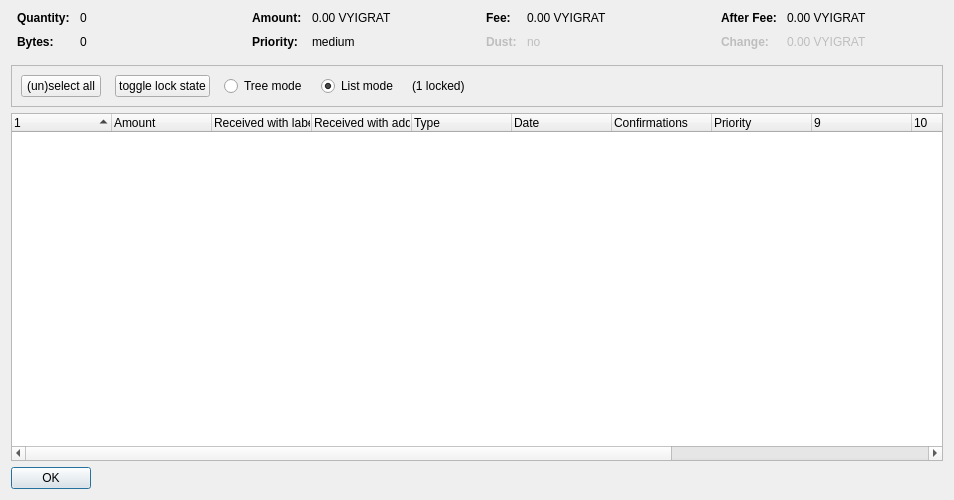
<?xml version="1.0" encoding="UTF-8"?>
<ui version="4.0">
 <class>CoinControlDialog</class>
 <widget class="QDialog" name="CoinControlDialog">
  <property name="geometry">
   <rect>
    <x>0</x>
    <y>0</y>
    <width>954</width>
    <height>500</height>
   </rect>
  </property>
  <property name="windowTitle">
   <string>Coin Selection</string>
  </property>
  <layout class="QVBoxLayout" name="verticalLayout">
   <item>
    <layout class="QHBoxLayout" name="horizontalLayoutTop" stretch="0,0,0,0">
     <property name="topMargin">
      <number>0</number>
     </property>
     <property name="bottomMargin">
      <number>10</number>
     </property>
     <item>
      <layout class="QFormLayout" name="formLayoutCoinControl1">
       <property name="horizontalSpacing">
        <number>10</number>
       </property>
       <property name="verticalSpacing">
        <number>10</number>
       </property>
       <property name="leftMargin">
        <number>6</number>
       </property>
       <property name="rightMargin">
        <number>6</number>
       </property>
       <item row="0" column="0">
        <widget class="QLabel" name="labelCoinControlQuantityText">
         <property name="font">
          <font>
           <weight>75</weight>
           <bold>true</bold>
          </font>
         </property>
         <property name="text">
          <string>Quantity:</string>
         </property>
        </widget>
       </item>
       <item row="0" column="1">
        <widget class="QLabel" name="labelCoinControlQuantity">
         <property name="cursor">
          <cursorShape>IBeamCursor</cursorShape>
         </property>
         <property name="contextMenuPolicy">
          <enum>Qt::ActionsContextMenu</enum>
         </property>
         <property name="text">
          <string notr="true">0</string>
         </property>
         <property name="textInteractionFlags">
          <set>Qt::LinksAccessibleByMouse|Qt::TextSelectableByKeyboard|Qt::TextSelectableByMouse</set>
         </property>
        </widget>
       </item>
       <item row="1" column="0">
        <widget class="QLabel" name="labelCoinControlBytesText">
         <property name="font">
          <font>
           <weight>75</weight>
           <bold>true</bold>
          </font>
         </property>
         <property name="text">
          <string>Bytes:</string>
         </property>
        </widget>
       </item>
       <item row="1" column="1">
        <widget class="QLabel" name="labelCoinControlBytes">
         <property name="cursor">
          <cursorShape>IBeamCursor</cursorShape>
         </property>
         <property name="contextMenuPolicy">
          <enum>Qt::ActionsContextMenu</enum>
         </property>
         <property name="text">
          <string notr="true">0</string>
         </property>
         <property name="textInteractionFlags">
          <set>Qt::LinksAccessibleByMouse|Qt::TextSelectableByKeyboard|Qt::TextSelectableByMouse</set>
         </property>
        </widget>
       </item>
      </layout>
     </item>
     <item>
      <layout class="QFormLayout" name="formLayoutCoinControl2">
       <property name="horizontalSpacing">
        <number>10</number>
       </property>
       <property name="verticalSpacing">
        <number>10</number>
       </property>
       <property name="leftMargin">
        <number>6</number>
       </property>
       <property name="rightMargin">
        <number>6</number>
       </property>
       <item row="0" column="0">
        <widget class="QLabel" name="labelCoinControlAmountText">
         <property name="font">
          <font>
           <weight>75</weight>
           <bold>true</bold>
          </font>
         </property>
         <property name="text">
          <string>Amount:</string>
         </property>
        </widget>
       </item>
       <item row="0" column="1">
        <widget class="QLabel" name="labelCoinControlAmount">
         <property name="cursor">
          <cursorShape>IBeamCursor</cursorShape>
         </property>
         <property name="contextMenuPolicy">
          <enum>Qt::ActionsContextMenu</enum>
         </property>
         <property name="text">
          <string notr="true">0.00 VYIGRAT</string>
         </property>
         <property name="textInteractionFlags">
          <set>Qt::LinksAccessibleByMouse|Qt::TextSelectableByKeyboard|Qt::TextSelectableByMouse</set>
         </property>
        </widget>
       </item>
       <item row="1" column="0">
        <widget class="QLabel" name="labelCoinControlPriorityText">
         <property name="font">
          <font>
           <weight>75</weight>
           <bold>true</bold>
          </font>
         </property>
         <property name="text">
          <string>Priority:</string>
         </property>
        </widget>
       </item>
       <item row="1" column="1">
        <widget class="QLabel" name="labelCoinControlPriority">
         <property name="cursor">
          <cursorShape>IBeamCursor</cursorShape>
         </property>
         <property name="contextMenuPolicy">
          <enum>Qt::ActionsContextMenu</enum>
         </property>
         <property name="text">
          <string>medium</string>
         </property>
         <property name="textInteractionFlags">
          <set>Qt::LinksAccessibleByMouse|Qt::TextSelectableByKeyboard|Qt::TextSelectableByMouse</set>
         </property>
        </widget>
       </item>
      </layout>
     </item>
     <item>
      <layout class="QFormLayout" name="formLayoutCoinControl3">
       <property name="horizontalSpacing">
        <number>10</number>
       </property>
       <property name="verticalSpacing">
        <number>10</number>
       </property>
       <property name="leftMargin">
        <number>6</number>
       </property>
       <property name="rightMargin">
        <number>6</number>
       </property>
       <item row="0" column="0">
        <widget class="QLabel" name="labelCoinControlFeeText">
         <property name="font">
          <font>
           <weight>75</weight>
           <bold>true</bold>
          </font>
         </property>
         <property name="text">
          <string>Fee:</string>
         </property>
        </widget>
       </item>
       <item row="0" column="1">
        <widget class="QLabel" name="labelCoinControlFee">
         <property name="cursor">
          <cursorShape>IBeamCursor</cursorShape>
         </property>
         <property name="contextMenuPolicy">
          <enum>Qt::ActionsContextMenu</enum>
         </property>
         <property name="text">
          <string notr="true">0.00 VYIGRAT</string>
         </property>
         <property name="textInteractionFlags">
          <set>Qt::LinksAccessibleByMouse|Qt::TextSelectableByKeyboard|Qt::TextSelectableByMouse</set>
         </property>
        </widget>
       </item>
       <item row="1" column="0">
        <widget class="QLabel" name="labelCoinControlLowOutputText">
         <property name="enabled">
          <bool>false</bool>
         </property>
         <property name="font">
          <font>
           <weight>75</weight>
           <bold>true</bold>
          </font>
         </property>
         <property name="text">
          <string>Dust:</string>
         </property>
        </widget>
       </item>
       <item row="1" column="1">
        <widget class="QLabel" name="labelCoinControlLowOutput">
         <property name="enabled">
          <bool>false</bool>
         </property>
         <property name="cursor">
          <cursorShape>IBeamCursor</cursorShape>
         </property>
         <property name="contextMenuPolicy">
          <enum>Qt::ActionsContextMenu</enum>
         </property>
         <property name="text">
          <string>no</string>
         </property>
         <property name="textInteractionFlags">
          <set>Qt::LinksAccessibleByMouse|Qt::TextSelectableByKeyboard|Qt::TextSelectableByMouse</set>
         </property>
        </widget>
       </item>
      </layout>
     </item>
     <item>
      <layout class="QFormLayout" name="formLayoutCoinControl4">
       <property name="horizontalSpacing">
        <number>10</number>
       </property>
       <property name="verticalSpacing">
        <number>10</number>
       </property>
       <property name="leftMargin">
        <number>6</number>
       </property>
       <property name="rightMargin">
        <number>6</number>
       </property>
       <item row="0" column="0">
        <widget class="QLabel" name="labelCoinControlAfterFeeText">
         <property name="font">
          <font>
           <weight>75</weight>
           <bold>true</bold>
          </font>
         </property>
         <property name="text">
          <string>After Fee:</string>
         </property>
        </widget>
       </item>
       <item row="0" column="1">
        <widget class="QLabel" name="labelCoinControlAfterFee">
         <property name="cursor">
          <cursorShape>IBeamCursor</cursorShape>
         </property>
         <property name="contextMenuPolicy">
          <enum>Qt::ActionsContextMenu</enum>
         </property>
         <property name="text">
          <string notr="true">0.00 VYIGRAT</string>
         </property>
         <property name="textInteractionFlags">
          <set>Qt::LinksAccessibleByMouse|Qt::TextSelectableByKeyboard|Qt::TextSelectableByMouse</set>
         </property>
        </widget>
       </item>
       <item row="1" column="0">
        <widget class="QLabel" name="labelCoinControlChangeText">
         <property name="enabled">
          <bool>false</bool>
         </property>
         <property name="font">
          <font>
           <weight>75</weight>
           <bold>true</bold>
          </font>
         </property>
         <property name="text">
          <string>Change:</string>
         </property>
        </widget>
       </item>
       <item row="1" column="1">
        <widget class="QLabel" name="labelCoinControlChange">
         <property name="enabled">
          <bool>false</bool>
         </property>
         <property name="cursor">
          <cursorShape>IBeamCursor</cursorShape>
         </property>
         <property name="contextMenuPolicy">
          <enum>Qt::ActionsContextMenu</enum>
         </property>
         <property name="text">
          <string notr="true">0.00 VYIGRAT</string>
         </property>
         <property name="textInteractionFlags">
          <set>Qt::LinksAccessibleByMouse|Qt::TextSelectableByKeyboard|Qt::TextSelectableByMouse</set>
         </property>
        </widget>
       </item>
      </layout>
     </item>
    </layout>
   </item>
   <item>
    <widget class="QFrame" name="frame">
     <property name="minimumSize">
      <size>
       <width>0</width>
       <height>40</height>
      </size>
     </property>
     <property name="frameShape">
      <enum>QFrame::StyledPanel</enum>
     </property>
     <property name="frameShadow">
      <enum>QFrame::Sunken</enum>
     </property>
     <layout class="QHBoxLayout" name="horizontalLayout">
      <item>
       <layout class="QHBoxLayout" name="horizontalLayoutPanel" stretch="0,0,0,0,0,0">
        <property name="spacing">
         <number>14</number>
        </property>
        <item>
         <widget class="QPushButton" name="pushButtonSelectAll">
          <property name="sizePolicy">
           <sizepolicy hsizetype="Maximum" vsizetype="Fixed">
            <horstretch>0</horstretch>
            <verstretch>0</verstretch>
           </sizepolicy>
          </property>
          <property name="text">
           <string>(un)select all</string>
          </property>
          <property name="autoDefault">
           <bool>false</bool>
          </property>
         </widget>
        </item>
        <item>
         <widget class="QPushButton" name="pushButtonToggleLock">
          <property name="sizePolicy">
           <sizepolicy hsizetype="Maximum" vsizetype="Fixed">
            <horstretch>0</horstretch>
            <verstretch>0</verstretch>
           </sizepolicy>
          </property>
          <property name="text">
           <string>toggle lock state</string>
          </property>
          <property name="autoDefault">
           <bool>false</bool>
          </property>
         </widget>
        </item>
        <item>
         <widget class="QRadioButton" name="radioTreeMode">
          <property name="sizePolicy">
           <sizepolicy hsizetype="Maximum" vsizetype="Fixed">
            <horstretch>0</horstretch>
            <verstretch>0</verstretch>
           </sizepolicy>
          </property>
          <property name="text">
           <string>Tree mode</string>
          </property>
         </widget>
        </item>
        <item>
         <widget class="QRadioButton" name="radioListMode">
          <property name="sizePolicy">
           <sizepolicy hsizetype="Maximum" vsizetype="Fixed">
            <horstretch>0</horstretch>
            <verstretch>0</verstretch>
           </sizepolicy>
          </property>
          <property name="text">
           <string>List mode</string>
          </property>
          <property name="checked">
           <bool>true</bool>
          </property>
         </widget>
        </item>
        <item>
         <widget class="QLabel" name="labelLocked">
          <property name="text">
           <string>(1 locked)</string>
          </property>
         </widget>
        </item>
        <item>
         <spacer name="horizontalSpacer">
          <property name="orientation">
           <enum>Qt::Horizontal</enum>
          </property>
          <property name="sizeHint" stdset="0">
           <size>
            <width>40</width>
            <height>20</height>
           </size>
          </property>
         </spacer>
        </item>
       </layout>
      </item>
     </layout>
    </widget>
   </item>
   <item>
    <widget class="CoinControlTreeWidget" name="treeWidget">
     <property name="contextMenuPolicy">
      <enum>Qt::CustomContextMenu</enum>
     </property>
     <property name="sortingEnabled">
      <bool>false</bool>
     </property>
     <property name="columnCount">
      <number>13</number>
     </property>
     <attribute name="headerShowSortIndicator" stdset="0">
      <bool>true</bool>
     </attribute>
     <attribute name="headerStretchLastSection">
      <bool>false</bool>
     </attribute>
     <column>
      <property name="text">
       <string/>
      </property>
     </column>
     <column>
      <property name="text">
       <string>Amount</string>
      </property>
     </column>
     <column>
      <property name="text">
       <string>Received with label</string>
      </property>
     </column>
     <column>
      <property name="text">
       <string>Received with address</string>
      </property>
     </column>
     <column>
      <property name="text">
	<string>Type</string>
      </property>
     </column>
     <column>
      <property name="text">	 
       <string>Date</string>
      </property>
     </column>
     <column>
      <property name="text">
       <string>Confirmations</string>
      </property>
      <property name="toolTip">
       <string>Confirmed</string>
      </property>
     </column>
     <column>
      <property name="text">
       <string>Priority</string>
      </property>
     </column>
     <column>
      <property name="text">
       <string/>
      </property>
     </column>
     <column>
      <property name="text">
       <string/>
      </property>
     </column>
     <column>
      <property name="text">
       <string/>
      </property>
     </column>
     <column>
      <property name="text">
       <string/>
      </property>
     </column>
     <column>
      <property name="text">
       <string/>
      </property>
     </column>
    </widget>
   </item>
   <item>
    <widget class="QDialogButtonBox" name="buttonBox">
     <property name="sizePolicy">
      <sizepolicy hsizetype="Maximum" vsizetype="Fixed">
       <horstretch>0</horstretch>
       <verstretch>0</verstretch>
      </sizepolicy>
     </property>
     <property name="orientation">
      <enum>Qt::Horizontal</enum>
     </property>
     <property name="standardButtons">
      <set>QDialogButtonBox::Ok</set>
     </property>
    </widget>
   </item>
  </layout>
 </widget>
 <customwidgets>
  <customwidget>
   <class>CoinControlTreeWidget</class>
   <extends>QTreeWidget</extends>
   <header>coincontroltreewidget.h</header>
  </customwidget>
 </customwidgets>
 <resources/>
 <connections/>
</ui>
